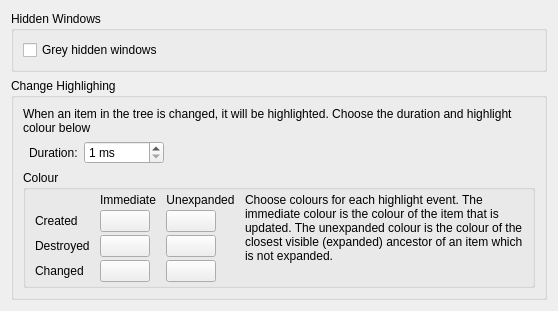
            <widget class="QWidget" name="windowTreePage">
             <layout class="QFormLayout" name="formLayout_5">
              <property name="fieldGrowthPolicy">
               <enum>QFormLayout::AllNonFixedFieldsGrow</enum>
              </property>
              <item row="1" column="0" colspan="2">
               <widget class="QGroupBox" name="groupBox_7">
                <property name="title">
                 <string>Change Highlighing</string>
                </property>
                <layout class="QVBoxLayout" name="verticalLayout_10">
                 <item>
                  <widget class="QLabel" name="label_16">
                   <property name="text">
                    <string>When an item in the tree is changed, it will be highlighted. Choose the duration and highlight colour below</string>
                   </property>
                   <property name="wordWrap">
                    <bool>true</bool>
                   </property>
                  </widget>
                 </item>
                 <item>
                  <widget class="QWidget" name="widget_11" native="true">
                   <layout class="QHBoxLayout" name="horizontalLayout_6">
                    <property name="leftMargin">
                     <number>6</number>
                    </property>
                    <property name="topMargin">
                     <number>0</number>
                    </property>
                    <property name="rightMargin">
                     <number>0</number>
                    </property>
                    <property name="bottomMargin">
                     <number>0</number>
                    </property>
                    <item>
                     <widget class="QLabel" name="label_15">
                      <property name="text">
                       <string>Duration:</string>
                      </property>
                     </widget>
                    </item>
                    <item>
                     <widget class="QSpinBox" name="spnChangeDuration">
                      <property name="suffix">
                       <string> ms</string>
                      </property>
                      <property name="minimum">
                       <number>1</number>
                      </property>
                      <property name="maximum">
                       <number>10000</number>
                      </property>
                     </widget>
                    </item>
                    <item>
                     <spacer name="horizontalSpacer_4">
                      <property name="orientation">
                       <enum>Qt::Horizontal</enum>
                      </property>
                      <property name="sizeHint" stdset="0">
                       <size>
                        <width>40</width>
                        <height>20</height>
                       </size>
                      </property>
                     </spacer>
                    </item>
                   </layout>
                  </widget>
                 </item>
                 <item>
                  <widget class="QGroupBox" name="groupBox_8">
                   <property name="title">
                    <string>Colour</string>
                   </property>
                   <layout class="QHBoxLayout" name="horizontalLayout_5" stretch="0,1">
                    <property name="spacing">
                     <number>10</number>
                    </property>
                    <property name="topMargin">
                     <number>3</number>
                    </property>
                    <property name="bottomMargin">
                     <number>3</number>
                    </property>
                    <item>
                     <widget class="QWidget" name="widget_12" native="true">
                      <layout class="QGridLayout" name="gridLayout_6">
                       <property name="horizontalSpacing">
                        <number>10</number>
                       </property>
                       <property name="verticalSpacing">
                        <number>3</number>
                       </property>
                       <property name="margin">
                        <number>0</number>
                       </property>
                       <item row="0" column="1">
                        <widget class="QLabel" name="label_19">
                         <property name="text">
                          <string>Immediate</string>
                         </property>
                         <property name="alignment">
                          <set>Qt::AlignCenter</set>
                         </property>
                        </widget>
                       </item>
                       <item row="0" column="2">
                        <widget class="QLabel" name="label_20">
                         <property name="text">
                          <string>Unexpanded</string>
                         </property>
                         <property name="alignment">
                          <set>Qt::AlignCenter</set>
                         </property>
                        </widget>
                       </item>
                       <item row="1" column="0">
                        <widget class="QLabel" name="label_17">
                         <property name="text">
                          <string>Created</string>
                         </property>
                        </widget>
                       </item>
                       <item row="1" column="1">
                        <widget class="ColourButton" name="btnCreatedColour1">
                         <property name="minimumSize">
                          <size>
                           <width>50</width>
                           <height>0</height>
                          </size>
                         </property>
                         <property name="maximumSize">
                          <size>
                           <width>50</width>
                           <height>16777215</height>
                          </size>
                         </property>
                         <property name="text">
                          <string/>
                         </property>
                        </widget>
                       </item>
                       <item row="1" column="2">
                        <widget class="ColourButton" name="btnCreatedColour2">
                         <property name="minimumSize">
                          <size>
                           <width>50</width>
                           <height>0</height>
                          </size>
                         </property>
                         <property name="maximumSize">
                          <size>
                           <width>50</width>
                           <height>16777215</height>
                          </size>
                         </property>
                         <property name="text">
                          <string/>
                         </property>
                        </widget>
                       </item>
                       <item row="2" column="0">
                        <widget class="QLabel" name="label_18">
                         <property name="text">
                          <string>Destroyed</string>
                         </property>
                        </widget>
                       </item>
                       <item row="2" column="1">
                        <widget class="ColourButton" name="btnDestroyedColour1">
                         <property name="minimumSize">
                          <size>
                           <width>50</width>
                           <height>0</height>
                          </size>
                         </property>
                         <property name="maximumSize">
                          <size>
                           <width>50</width>
                           <height>16777215</height>
                          </size>
                         </property>
                         <property name="text">
                          <string/>
                         </property>
                        </widget>
                       </item>
                       <item row="2" column="2">
                        <widget class="ColourButton" name="btnDestroyedColour2">
                         <property name="minimumSize">
                          <size>
                           <width>50</width>
                           <height>0</height>
                          </size>
                         </property>
                         <property name="maximumSize">
                          <size>
                           <width>50</width>
                           <height>16777215</height>
                          </size>
                         </property>
                         <property name="text">
                          <string/>
                         </property>
                        </widget>
                       </item>
                       <item row="3" column="0">
                        <widget class="QLabel" name="label_22">
                         <property name="text">
                          <string>Changed</string>
                         </property>
                        </widget>
                       </item>
                       <item row="3" column="1">
                        <widget class="ColourButton" name="btnChangedColour1">
                         <property name="minimumSize">
                          <size>
                           <width>50</width>
                           <height>0</height>
                          </size>
                         </property>
                         <property name="maximumSize">
                          <size>
                           <width>50</width>
                           <height>16777215</height>
                          </size>
                         </property>
                         <property name="text">
                          <string/>
                         </property>
                        </widget>
                       </item>
                       <item row="3" column="2">
                        <widget class="ColourButton" name="btnChangedColour2">
                         <property name="minimumSize">
                          <size>
                           <width>50</width>
                           <height>0</height>
                          </size>
                         </property>
                         <property name="maximumSize">
                          <size>
                           <width>50</width>
                           <height>16777215</height>
                          </size>
                         </property>
                         <property name="text">
                          <string/>
                         </property>
                        </widget>
                       </item>
                      </layout>
                     </widget>
                    </item>
                    <item>
                     <widget class="QLabel" name="label_21">
                      <property name="text">
                       <string>Choose colours for each highlight event. The immediate colour is the colour of the item that is updated. The unexpanded colour is the colour of the closest visible (expanded) ancestor of an item which is not expanded.</string>
                      </property>
                      <property name="alignment">
                       <set>Qt::AlignLeading|Qt::AlignLeft|Qt::AlignTop</set>
                      </property>
                      <property name="wordWrap">
                       <bool>true</bool>
                      </property>
                     </widget>
                    </item>
                   </layout>
                  </widget>
                 </item>
                </layout>
               </widget>
              </item>
              <item row="0" column="0" colspan="2">
               <widget class="QGroupBox" name="groupBox_9">
                <property name="title">
                 <string>Hidden Windows</string>
                </property>
                <layout class="QVBoxLayout" name="verticalLayout_12">
                 <item>
                  <widget class="QCheckBox" name="chGreyHiddenWindows">
                   <property name="text">
                    <string>Grey hidden windows</string>
                   </property>
                  </widget>
                 </item>
                </layout>
               </widget>
              </item>
             </layout>
            </widget>
